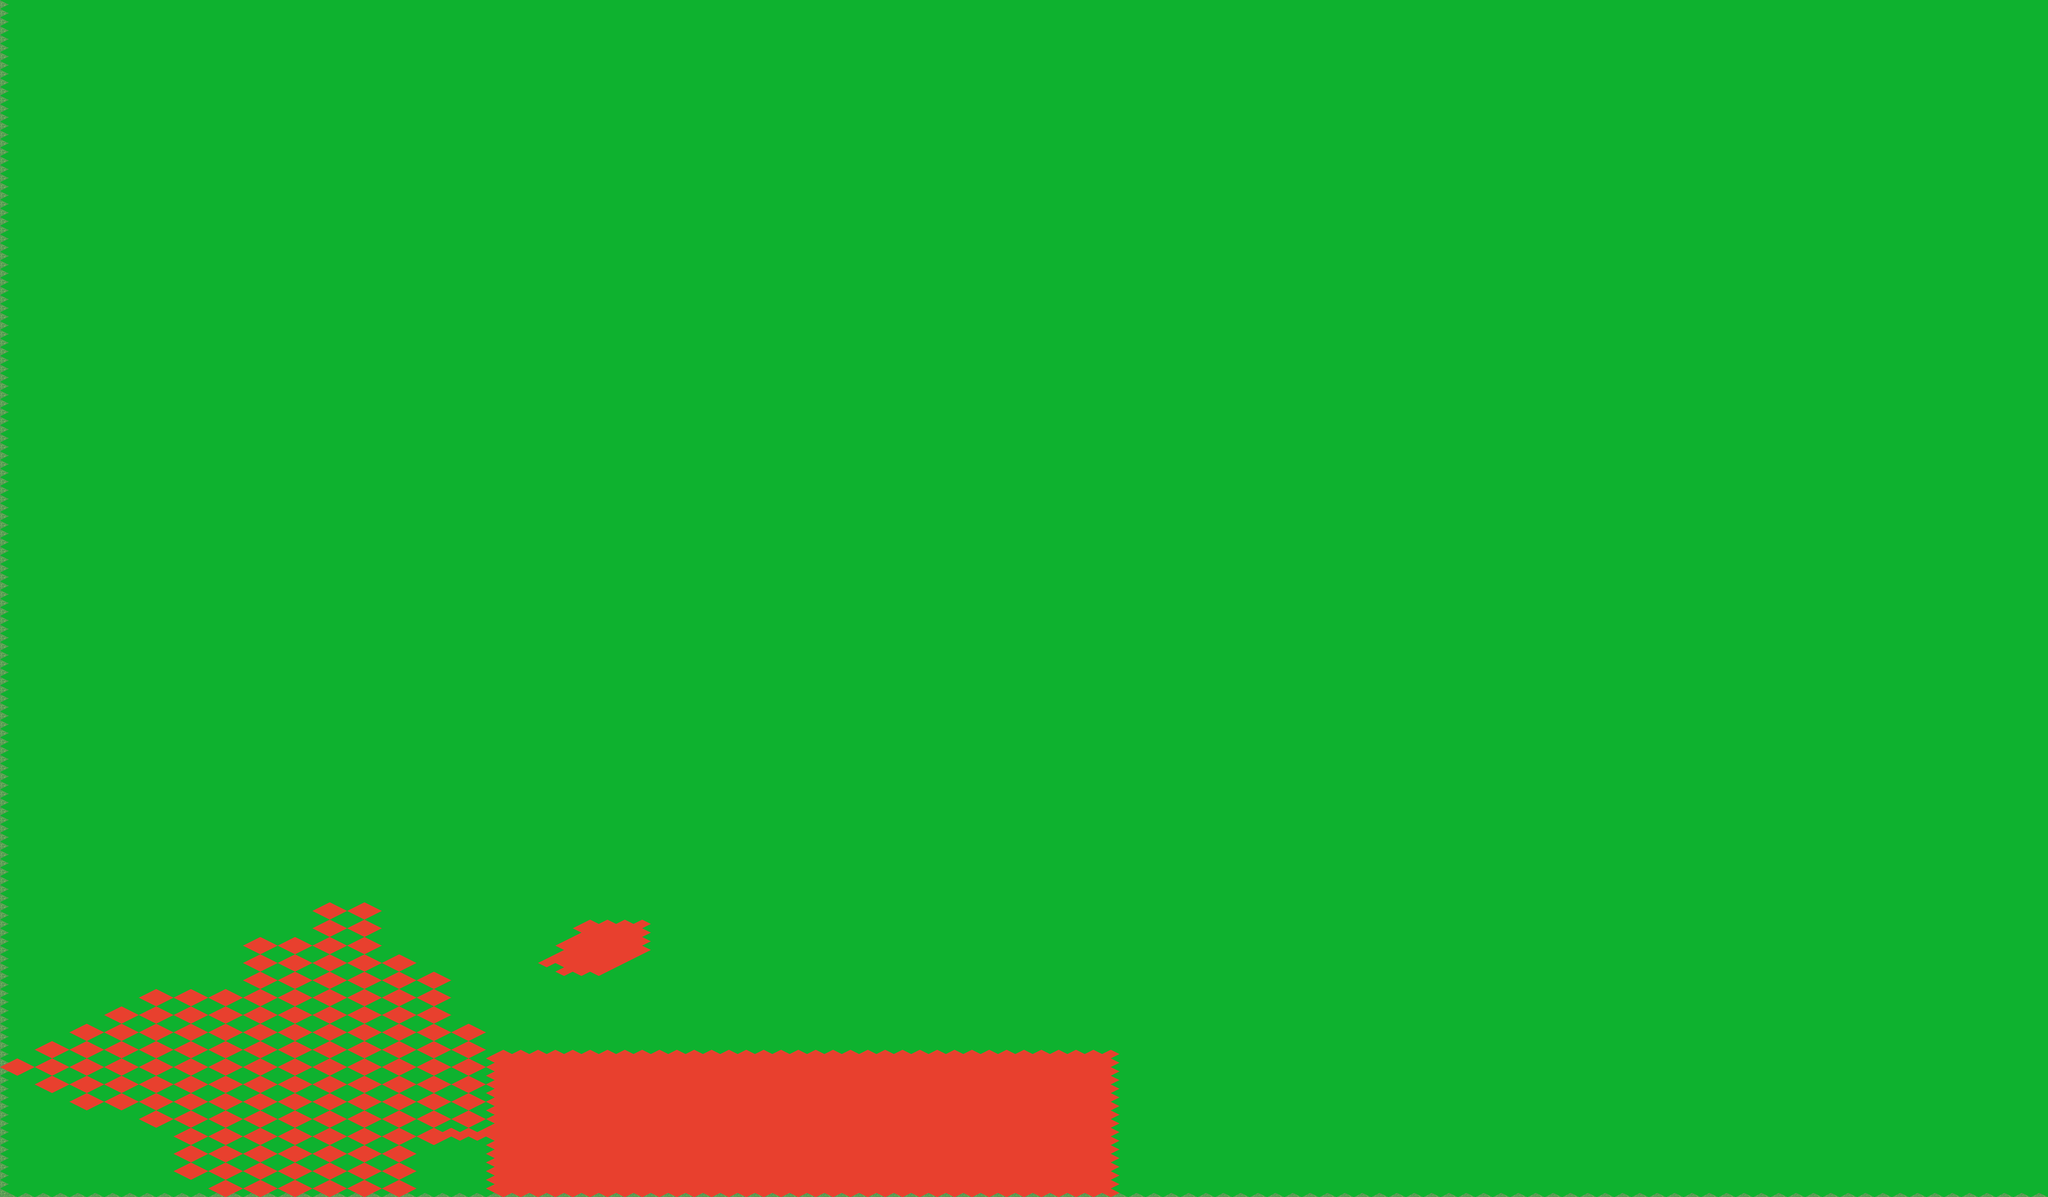

A level layout from a 2D game, rendered from its tile map. Below: a short description, then the map file with tile-grid data replaced by summaries:
An orthogonal 118x138 tile map with 48x24 px tiles, 6 tile layers (bg, grass, grasswet, ground, ...), 5 tilesets.

<map version="1.0" tiledversion="1.1.5" orientation="orthogonal" renderorder="right-down" width="118" height="138" tilewidth="48" tileheight="24" infinite="0" nextobjectid="1">
 <tileset firstgid="1" source="001.tsx" />
 <tileset firstgid="2" source="006.tsx" />
 <tileset firstgid="3" source="015.tsx" />
 <tileset firstgid="4" source="meta.tsx" />
 <tileset firstgid="6" name="001" tilewidth="48" tileheight="24" tilecount="2" columns="2">
  <image source="001.png" width="96" height="47" />
 </tileset>
 <layer name="bg" width="118" height="138">
  <data>[16284 cells, 255 non-empty, 1 distinct tile ids]</data>
 </layer>
 <layer name="grass" width="118" height="138">
  <data>[16284 cells, 16284 non-empty, 1 distinct tile ids]</data>
 </layer>
 <layer name="grasswet" width="118" height="138">
  <data>[16284 cells, 2888 non-empty, 1 distinct tile ids]</data>
 </layer>
 <layer name="ground" width="118" height="138">
  <data>[16284 cells, 3686 non-empty, 1 distinct tile ids]</data>
 </layer>
 <layer name="meta" width="118" height="138">
  <data>[16284 cells, 16284 non-empty, 2 distinct tile ids]</data>
 </layer>
 <layer name="test" width="118" height="138">
  <data>[16284 cells, 140 non-empty, 1 distinct tile ids]</data>
 </layer>
</map>
